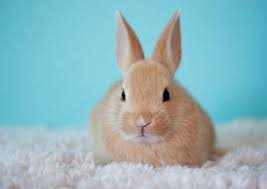
#> input picture images.jpg, 267 x 189 px
$ jupyter execute Untitled1.ipynb
#> lines starting #> are read from the running program, lines starting #| are printed output that depends on the picture
[cell 1]
import cv2
import numpy as np

[cell 2]
my_img = cv2.imread("./images.jpg",1)
#> my_img is the input picture: shape (189, 267, 3); mean B, G, R 187, 181.1, 144.1
print(my_img.shape)
#| (189, 267, 3)

[cell 3]
cv2.imshow("RGB Image",my_img)
cv2.waitKey(0)
cv2.destroyAllWindows()

[cell 4]
img_vertical = cv2.flip(my_img,0)
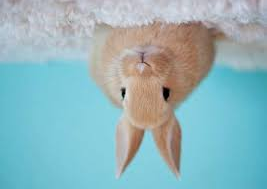
#> img_vertical: shape (189, 267, 3); mean B, G, R 187, 181.1, 144.1
img_horizontal = cv2.flip(my_img,1)
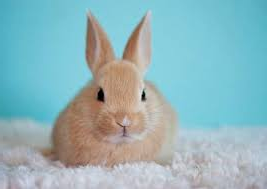
#> img_horizontal: shape (189, 267, 3); mean B, G, R 187, 181.1, 144.1
img_both = cv2.flip(my_img,-1)
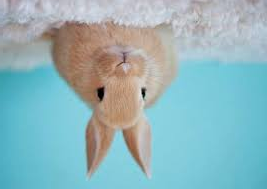
#> img_both: shape (189, 267, 3); mean B, G, R 187, 181.1, 144.1

[cell 5]
cv2.imshow("Original Image",my_img)
cv2.imshow("Vertical Image",img_vertical)
cv2.imshow("Horizontal Image",img_horizontal)
cv2.imshow("Vertical and Horizontal Image",img_both)
cv2.waitKey(0)
cv2.destroyAllWindows()

[cell 6]
np.ndarray
vertical_with_code = my_img[::-1,:,:]
cv2.imshow("Vertical Image With Code",vertical_with_code)
cv2.waitKey(0)
cv2.destroyAllWindows()

[cell 7]
print(my_img.shape)
#| (189, 267, 3)
print(f"Görüntünün Yüksekliği = {my_img.shape[0]}")
#| Görüntünün Yüksekliği = 189
print(f"Görüntünün Genişliği = {my_img.shape[1]}")
#| Görüntünün Genişliği = 267
print(f"Görüntünün Kanal Sayısı = {my_img.shape[2]}")
#| Görüntünün Kanal Sayısı = 3

[cell 8]
resize_img = cv2.resize(my_img,(700,250),cv2.INTER_LANCZOS4)
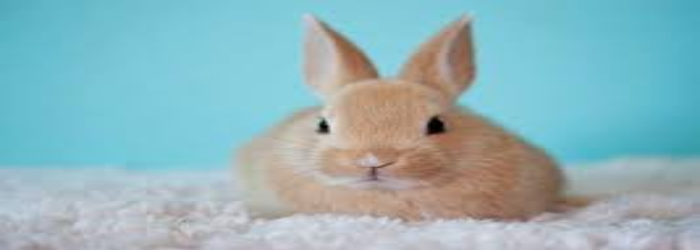
#> resize_img: shape (250, 700, 3); mean B, G, R 186.9, 181, 144
cv2.imshow("Original Image",my_img)
cv2.imshow("Resized Image",resize_img)
cv2.waitKey(0)
cv2.destroyAllWindows()
